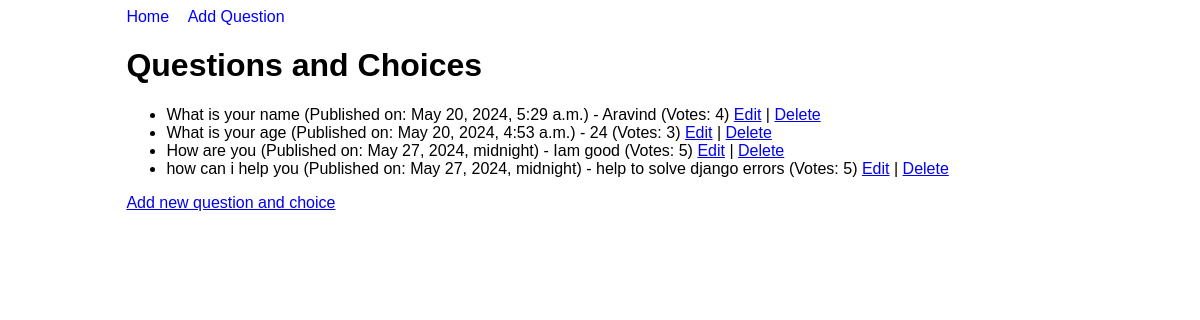
Before: / with the older database file.
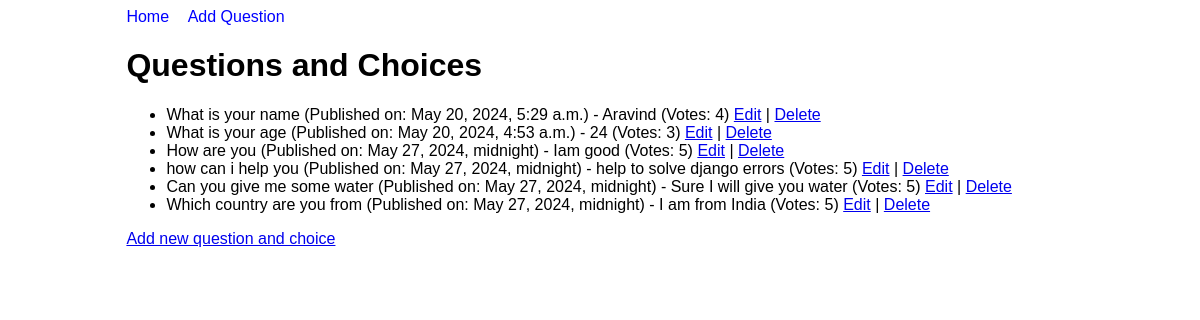
After: the same page with the newer database file.
### base/models.py (models this page shows, shortened)
class Question(models.Model):
    question_text = models.CharField(max_length=200)
    pub_date = models.DateTimeField("date published")

class Choice(models.Model):
    question = models.ForeignKey(Question, on_delete=models.CASCADE)
    choice_text = models.CharField(max_length=200)
    votes = models.IntegerField(default=0)

### base/views.py (the view)
# urls.py: path('', views.index, name='index'),
def index(request):
    questions = Question.objects.all()
    choices = Choice.objects.all()
    mylist = zip(questions, choices)
    context = {
        'mylist': mylist,
    }
    return render(request, 'index.html', context)

### templates/index.html
{% extends "base_generic.html" %}
{% block content %}
  <h1>Questions and Choices</h1>
  <ul>
    {% for question, choice in mylist %}
      <li>
        {{ question.question_text }} (Published on: {{ question.pub_date }}) - {{ choice.choice_text }} (Votes: {{ choice.votes }})
        <a href="{% url 'update' question.pk %}">Edit</a> |
        <a href="{% url 'delete' question.pk %}">Delete</a>
      </li>
    {% endfor %}
  </ul>
  <a href="{% url 'create' %}">Add new question and choice</a>
{% endblock %}

### templates/base_generic.html (shortened to what this page needs)
<!DOCTYPE html>
<html>
<head>
</head>
<body>
    <div class="container">
        <div class="nav">
            <a href="{% url 'index' %}">Home</a>
            <a href="{% url 'create' %}">Add Question</a>
        </div>
        {% block content %}
        {% endblock %}
    </div>
</body>
</html>

### templates/base_generic.html (style rules this page uses)
body { font-family: Arial, sans-serif; }
.container { width: 80%; margin: auto; }
.nav { margin-bottom: 20px; }
.nav a { margin-right: 15px; text-decoration: none; color: blue; }

Changed rows visible on the page:
now on this page (row edited): Question: question_text "Can you give me some water", pub_date "May 27, 2024, midnight", choice_text "Sure I will give you water", votes "5"
now on this page (row edited): Question: question_text "Which country are you from", pub_date "May 27, 2024, midnight", choice_text "I am from India", votes "5"
